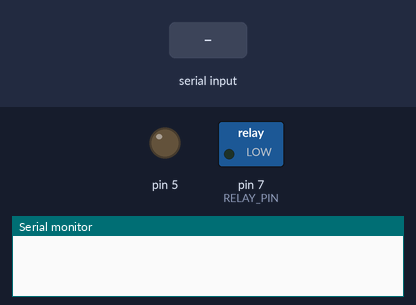
Bench run of a sketch on a simulated Arduino Uno, built with avr-gcc and run on an emulated ATmega328P. On the bench: switched loads named in the sketch (green lamp = pin HIGH), output pins drawn as LEDs (lit = HIGH), the last lines printed to the serial monitor. Inputs (shaded band) come from the test bench.

Above: at 1.2 s.
1.3 s: "1\n" received over Serial
At 1.89 s:
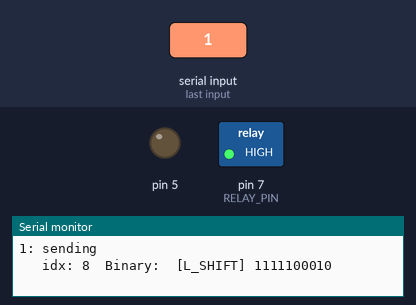
Timing chart, 0 to 4.3 s (numbered marks = the images above; inputs shaded):
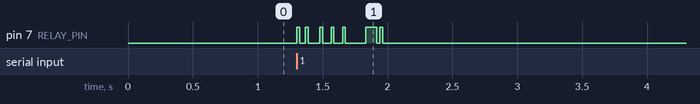

The sketch:

Teletype.ino
```cpp
#include<SoftwareSerial.h>

//Baudot lookup table
unsigned char lookup[] = {
  ' ',     'E',    ' ',     'A',    ' ',     'S',    'I',     'U',
  '\n',    'D',    'R',     'J',    'N',     'F',    'C',     'K',
  'T',     'Z',    'L',     'W',    'H',     'Y',    'P',     'Q',
  'O',     'B',    'G',     0,      'M',     'X',    'V',     0,
  ' ',     '3',    '\n',    '-',    ' ',     '`',    '8',     '7',
  '\r',    ' ',    '4',     '\'',   ',',     '!',    ':',     '(',
  '5',     '+',    ')',     '2',    '$',     '6',    '0',     '1',
  '9',     '?',    '&',     0,      '.',     '/',    ';',     0    };

const int RELAY_PIN = 7;
const int CHAR_DELAY = 22;       //milliseconds
const int START_BIT_DELAY = 22;  // milliseconds
const int STOP_BIT_DELAY = 44;   // milliseconds
const int SPACE = 4;
const int F_SHIFT = 27;
const int L_SHIFT = 31;
const int CR = 8;
const int LF = 2;

boolean letters_on = true;
boolean print_debug = false;

/* transmits 5 bit integers */
void byte_send(int _byte){

    send_start_bit();

    // loop through all 5 bits and send a space for zero bits, and mark for one bits.
    for(int _bit = 0; _bit < 5; _bit++){

        switch (bitRead(_byte,_bit)) {

          case 0:
              Serial.print(0);
              space();
              break;

          case 1:
              Serial.print(1);
              mark();
              break;
        }  // end switch
    }  // end for loop

    send_stop_bit();

} // end byte_send()

/* Lookup and decode characters before transmitting. */
void char_send(char letter){
    char l = toupper(letter);
    Serial.print("sending ");
    Serial.print(l);
    int idx = lookupChar(l);
    Serial.print("   idx: ");
    Serial.print(idx);
    Serial.print("  Binary: ");
    // check for offset
    if (31 < idx){          // shift for figures

        if (letters_on){
            figure_shift();
        }
        idx = idx - 32;

      } else {                // shift for letters
         if (false == letters_on){
             letter_shift();
         }
      }

      byte_send(idx);
      Serial.println();
} // end char_send()

void letter_shift(){
    Serial.print(" [L_SHIFT] ");
    letters_on = true;
    byte_send(L_SHIFT);
}

void figure_shift(){
  Serial.print(" [F_SHIFT] ");
  letters_on = false;
  byte_send(F_SHIFT);
}

void cr(){ Serial.print(" <CR> "); byte_send(CR); }

void lf(){ Serial.print(" <LF>"); byte_send(LF); }

void send_start_bit(){
    digitalWrite(RELAY_PIN, HIGH);
    delay(START_BIT_DELAY);
}

void send_stop_bit(){
    digitalWrite(RELAY_PIN, LOW);
    delay(STOP_BIT_DELAY);
}

void mark(){
    digitalWrite(RELAY_PIN, LOW);
    delay(CHAR_DELAY);
}

void space(){
    digitalWrite(RELAY_PIN, HIGH);
    delay(CHAR_DELAY);
}

int lookupChar(char letter){
    if (' ' == letter){ return 4; }
    for (int lookupIdx = 0; lookupIdx < sizeof(lookup); lookupIdx++){
       if (letter == lookup[lookupIdx]){
           return lookupIdx;
       }
    }
    return 0;
}

void setup(){
    Serial.begin(115200);
    pinMode(RELAY_PIN, OUTPUT);
    pinMode(5, OUTPUT);
    digitalWrite(RELAY_PIN, LOW);
}

void demo(){
  cr();
  lf();
  letter_shift();
  for (int i = 0; i < 34; i++){
    char_send('R');
    char_send('Y');
  }
}

void demo2(){
  int idx = 0;
  char demo_string[] = "THE QUICK BROWN FOX JUMPED OVER THE LAZY DOG'S BACK 1234567890 TIMES";
  cr();
  lf();
  letter_shift();
  for (int i = 0; i < sizeof(demo_string); i++){
     char_send(demo_string[i]);
  }
}

void demo3(){

  int cur = 0;

  while (cur < 68) {
      if (Serial.available() > 0) {
          Serial.print(cur);
          Serial.print(": ");
          char_send(Serial.read());
          cur++;
      }
  }
  cr();
  lf();
}

void loop() {
  //demo();
  //demo2();
  demo3();
}
```
